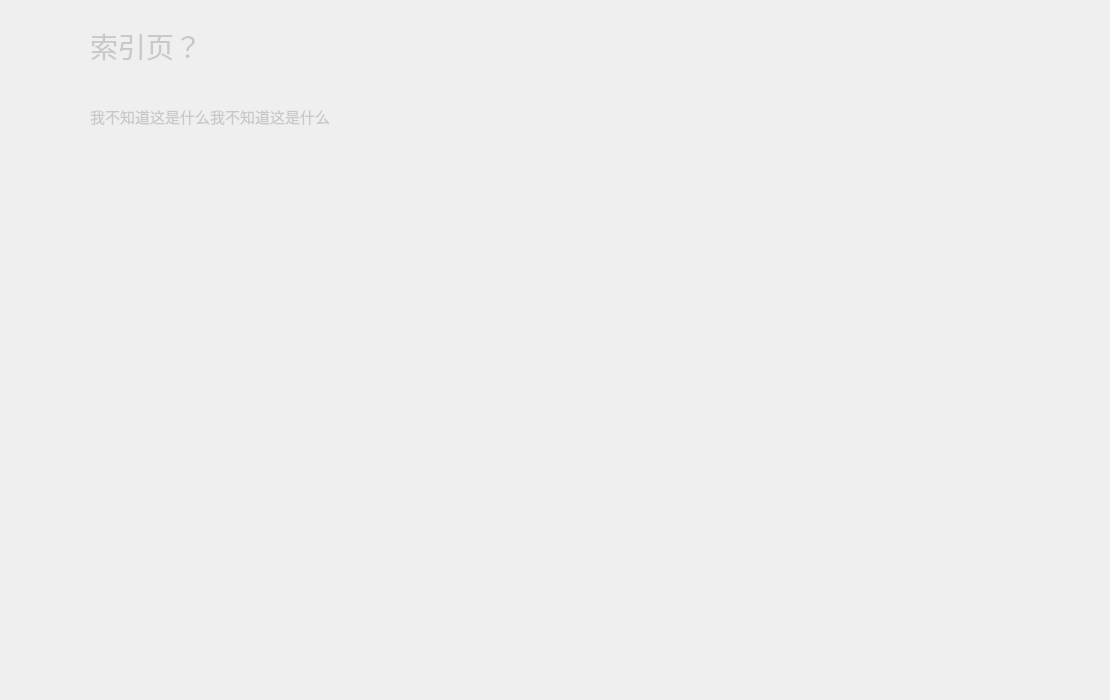
<?xml version="1.0" encoding="UTF-8"?>
<ui version="4.0">
 <class>indexWidget</class>
 <widget class="QWidget" name="indexWidget">
  <property name="geometry">
   <rect>
    <x>0</x>
    <y>0</y>
    <width>1110</width>
    <height>700</height>
   </rect>
  </property>
  <property name="windowTitle">
   <string>Form</string>
  </property>
  <property name="styleSheet">
   <string notr="true">#nameText
{
	font-size:28px;
	color: rgba(200, 200, 200, 1);
}
#infoText
{
	font-size:15px;
	color: rgba(200, 200, 200, 1);
}</string>
  </property>
  <widget class="QWidget" name="mainWidget" native="true">
   <property name="geometry">
    <rect>
     <x>0</x>
     <y>0</y>
     <width>1110</width>
     <height>700</height>
    </rect>
   </property>
   <property name="styleSheet">
    <string notr="true">QLabel
{
	background-color:rgba(0,0,0,0);
}</string>
   </property>
   <widget class="QWidget" name="infoWidget" native="true">
    <property name="geometry">
     <rect>
      <x>90</x>
      <y>20</y>
      <width>250</width>
      <height>121</height>
     </rect>
    </property>
    <layout class="QVBoxLayout" name="verticalLayout">
     <property name="spacing">
      <number>0</number>
     </property>
     <property name="leftMargin">
      <number>0</number>
     </property>
     <property name="topMargin">
      <number>0</number>
     </property>
     <property name="rightMargin">
      <number>0</number>
     </property>
     <property name="bottomMargin">
      <number>0</number>
     </property>
     <item>
      <layout class="QVBoxLayout" name="verticalLayout_3">
       <item>
        <widget class="QLabel" name="nameText">
         <property name="sizePolicy">
          <sizepolicy hsizetype="Preferred" vsizetype="Preferred">
           <horstretch>0</horstretch>
           <verstretch>0</verstretch>
          </sizepolicy>
         </property>
         <property name="text">
          <string>索引页？</string>
         </property>
        </widget>
       </item>
       <item>
        <spacer name="verticalSpacer_8">
         <property name="orientation">
          <enum>Qt::Orientation::Vertical</enum>
         </property>
         <property name="sizeType">
          <enum>QSizePolicy::Policy::Minimum</enum>
         </property>
         <property name="sizeHint" stdset="0">
          <size>
           <width>20</width>
           <height>20</height>
          </size>
         </property>
        </spacer>
       </item>
       <item>
        <widget class="QLabel" name="infoText">
         <property name="sizePolicy">
          <sizepolicy hsizetype="Preferred" vsizetype="Preferred">
           <horstretch>0</horstretch>
           <verstretch>0</verstretch>
          </sizepolicy>
         </property>
         <property name="text">
          <string>我不知道这是什么我不知道这是什么</string>
         </property>
        </widget>
       </item>
      </layout>
     </item>
    </layout>
   </widget>
  </widget>
 </widget>
 <resources/>
 <connections/>
</ui>
